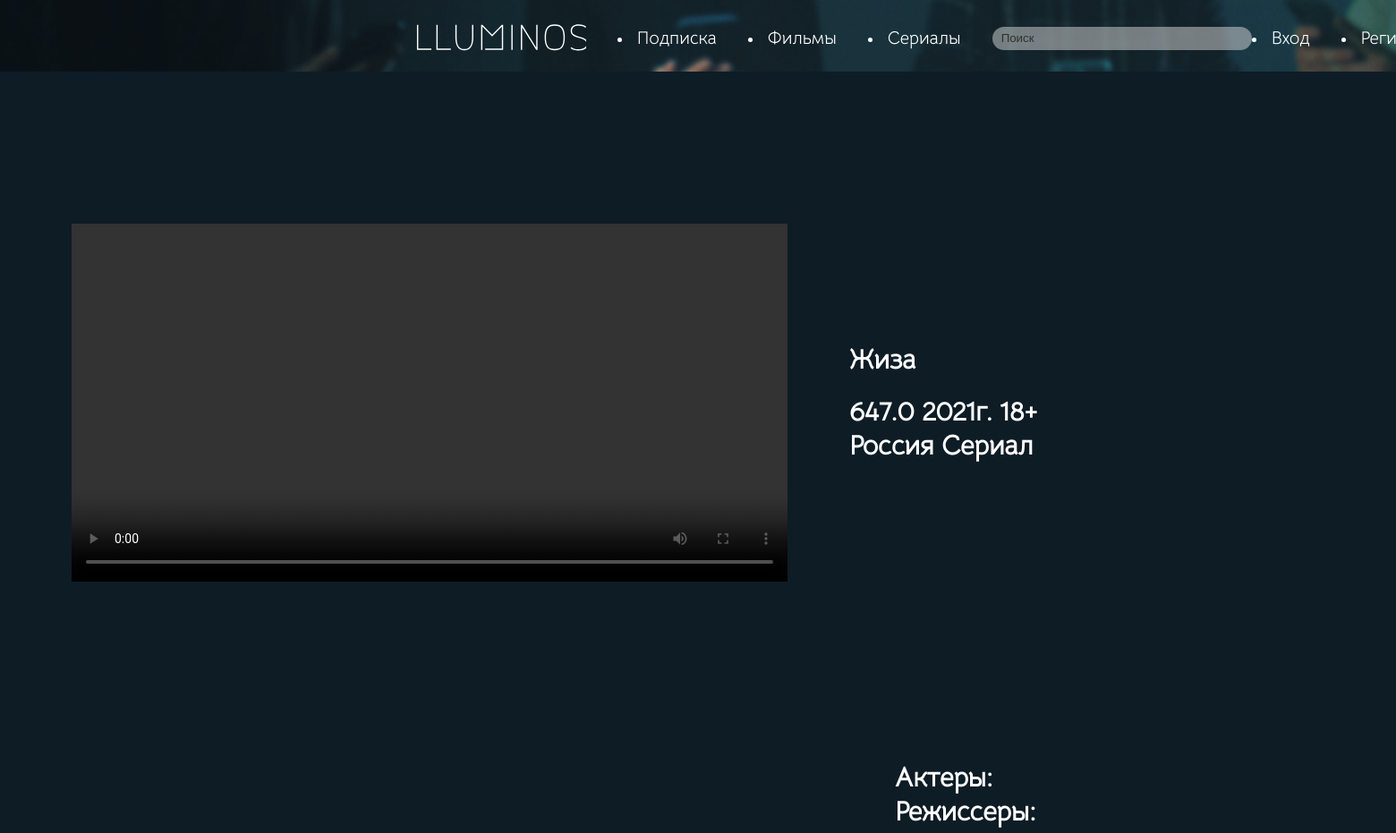
The app's page /product.php?id=5 (upper part), older data.
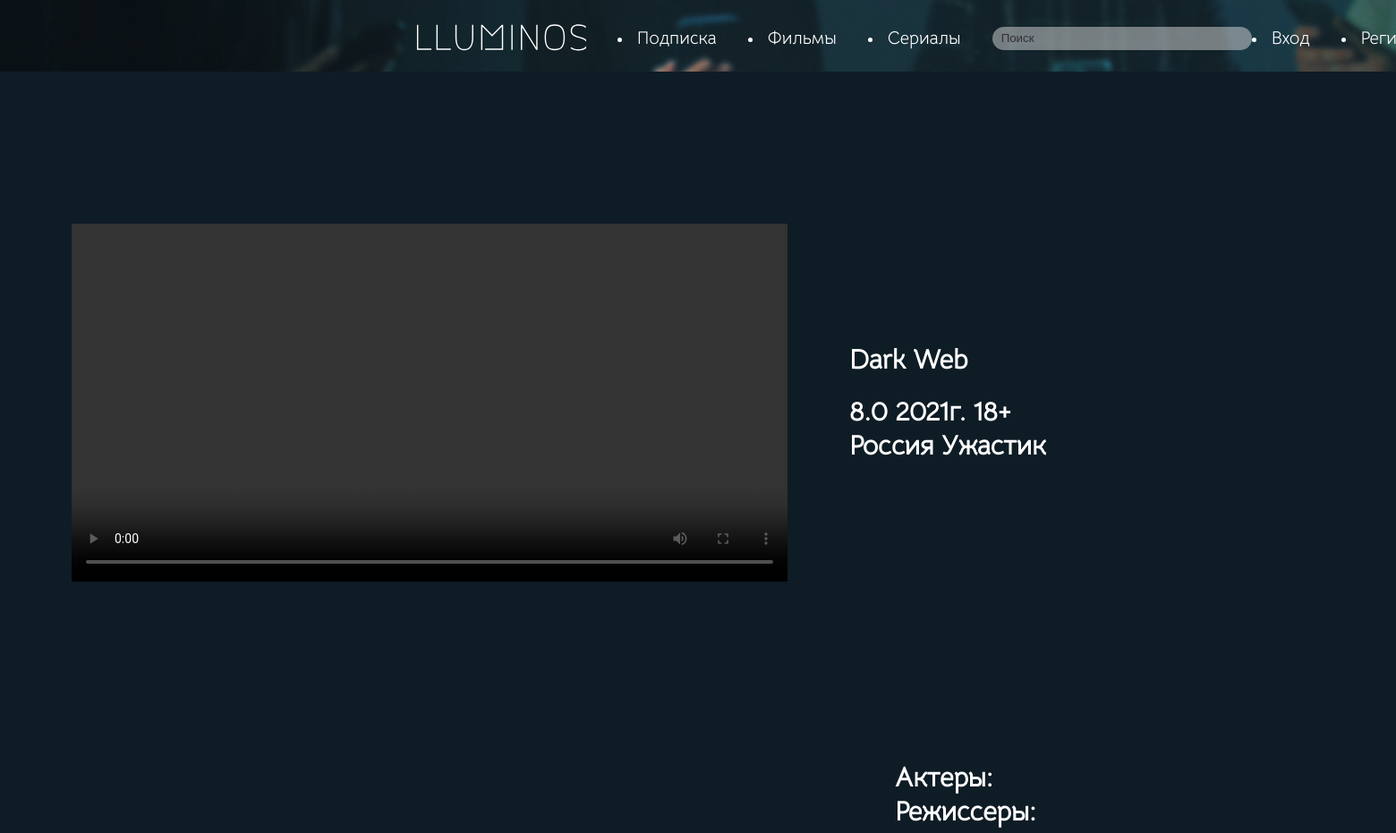
The same page, newer data.
### tables this page shows
CREATE TABLE `products` (
  `product_id` int NOT NULL,
  `name` varchar(256) NOT NULL,
  `price` int NOT NULL,
  `country` varchar(256) NOT NULL,
  `year` int NOT NULL,
  `model` varchar(256) NOT NULL,
  `category` varchar(256) NOT NULL,
  `time` varchar(255) NOT NULL,
  `count` int NOT NULL,
  `path` varchar(256) NOT NULL,
  `video` varchar(256) NOT NULL,
  `created_at` timestamp NOT NULL DEFAULT CURRENT_TIMESTAMP
);

### product.php (the view, shortened to what this page needs)
<?php
	$connect = new mysqli("localhost", "root", "", "up1");
	$connect->set_charset("utf8");
	$id = (isset($_GET["id"])) ? $_GET["id"] : 0;
	$sql = "SELECT * FROM `products` WHERE `count` > 0 AND `product_id`=". $id;
	if(!$result = $connect->query($sql))
		return die ("Ошибка получения данных: ". $connect->error);
	if(!$product = $result->fetch_assoc())
		return header("Location:index.php?message=Товар отсутствует");
$menu = '
<div class="logo">
	 <a href="index.php">
		<img src="assets/img/Illuminos.svg" alt="">
	</a>
</div>
<li><a href="login.php">Подписка</a></li>
	<li><a href="index.php">Фильмы</a></li>
	<li><a href="catalog.php">Сериалы</a></li>
	<input name="s" placeholder="Поиск" type="search">
	%s
';
$m = '';
if(isset($_SESSION["role"])) {
	$m = '<li><a href="index2.php">Личный кабинет</a></li>';
	$m = '<li><a href="cart.php">Избранное</a></li>';
	$m = '<a href="index2.php">Личный кабинет</a>';
	$m .= ($_SESSION["role"] == "admin") ? '<li><a href="admin.php">Изменения</a></li>' : '';
	$m .= '<li><a href="controllers/logout.php">Выход</a></li>';
} else
	$m = '
		<li><a href="login.php">Вход</a></li>
		<li><a href="register.php">Регистрация</a></li>
	';
$menu = sprintf($menu, $m);
?>
<!DOCTYPE html>
<html lang="en">
<head>
<link rel="stylesheet" href="assets/css/style.css">
<link rel="stylesheet" href="assets/css/style1.css">
</head>
<body>
<div class="main1">
<div class="main_menu">
   <div class="item">
	   <div class="menu_item">
	   <?= $menu ?>
	  </div>
		 </div>
</div>
</div>
	<main>
		<div class="content">
			<div class="head"></div>
			<div class="product wrap">
				      <video controls width="800">
					         <source src="<?= $product["video"] ?>" alt="">
                    </video>
				<div class="text">
					<h3><b><?= $product["name"] ?></b></h3><br>
					<p><b><?= $product["count"] ?>.0</b>      <b><?= $product["year"] ?>г.</b>   <b><?= $product["time"] ?> </b>      <b><?= $product["price"] ?>+</b></p>
					<p><b><?= $product["country"] ?> </b> <b> <?= $product["model"] ?></b></p>
					</div>
					<BR><BR><BR><BR>
				</div>
				<div class="opisanie">
					<div class="opis1">
                      <p><b><?= $product["opisanie"] ?></p>
                    </div>
					<div class="opis2">
					<p>Актеры: <br>
                    </p>
					<p>Режисcеры: <br>
                    </p>
</div>
				</div>
			</div>
	</main>
		<body>

Row changes from the older to the newer data that the page shows:
changed products "Россия": name "Жиза" → "Dark Web"; count "647" → "8"; model "Сериал" → "Ужастик"
